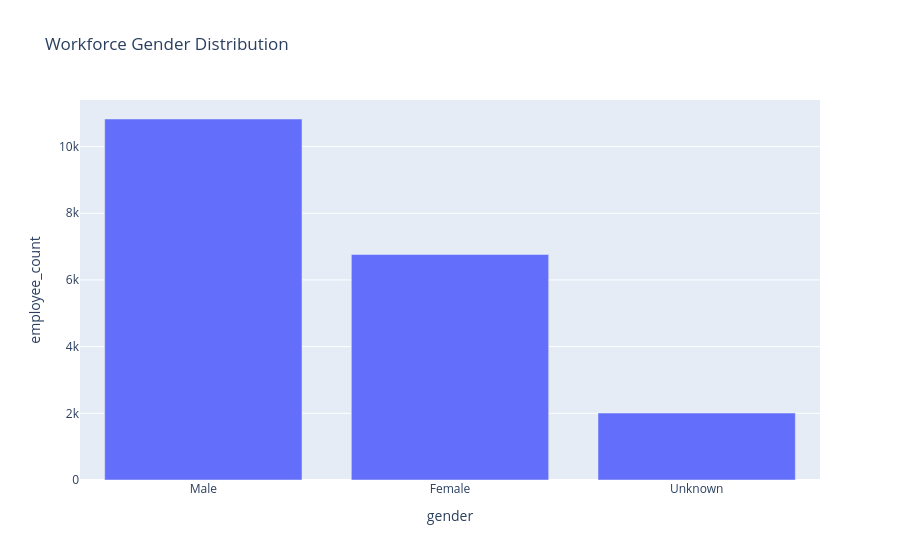

This figure's notebook cell:
### Markdown cell above
### Question 2 (Basic): Gender Distribution (Vertical Bar Chart)
Analyze the overall gender breakdown across the workforce using a vertical bar chart.

### Code cell
gender_df = (
    df['gender']
    .value_counts()
    .reset_index()
)
gender_df.columns = ['gender', 'employee_count' ]

fig = px.bar(
    gender_df,
    orientation="v",
    x="gender",
    y="employee_count",
    title="Workforce Gender Distribution",
)

fig.show()

### Figure 1 — Plotly figure (JSON) as saved in the notebook; plotly's stock layout.template omitted (floating-point values rounded to 4 significant figures)
{"data": [{"alignmentgroup": "True", "hovertemplate": "gender=%{x}<br>employee_count=%{y}<extra></extra>", "legendgroup": "", "marker": {"color": "#636efa", "pattern": {"shape": ""}}, "name": "", "offsetgroup": "", "orientation": "v", "showlegend": false, "textposition": "auto", "type": "bar", "x": ["Male", "Female", "Unknown"], "xaxis": "x", "y": [10828, 6764, 2008], "yaxis": "y"}], "layout": {"barmode": "relative", "legend": {"tracegroupgap": 0}, "title": {"text": "Workforce Gender Distribution"}, "xaxis": {"anchor": "y", "domain": [0, 1], "title": {"text": "gender"}}, "yaxis": {"anchor": "x", "domain": [0, 1], "title": {"text": "employee_count"}}}}
